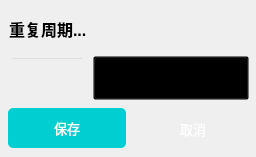
<?xml version="1.0" encoding="UTF-8"?>
<ui version="4.0">
 <class>subrepeat</class>
 <widget class="QWidget" name="subrepeat">
  <property name="geometry">
   <rect>
    <x>0</x>
    <y>0</y>
    <width>256</width>
    <height>157</height>
   </rect>
  </property>
  <property name="windowTitle">
   <string>Form</string>
  </property>
  <widget class="QPushButton" name="SaveButton">
   <property name="geometry">
    <rect>
     <x>8</x>
     <y>108</y>
     <width>118</width>
     <height>40</height>
    </rect>
   </property>
   <property name="styleSheet">
    <string notr="true">QPushButton {
    background-color: #00CED1; /* 按钮背景颜色为蓝绿色 */
    color: white; /* 按钮文字颜色为白色 */
    border: none; /* 无边框 */
    padding: 5px 5px; /* 内边距 */
    font-size: 13px; /* 字体大小 */
    border-radius: 5px; /* 圆角 */
}

QPushButton:hover {
    background-color: #00B2B2; /* 鼠标悬停时背景颜色变深 */
}

QPushButton:pressed {
    background-color: #008C8C; /* 鼠标按下时背景颜色更深 */
}</string>
   </property>
   <property name="text">
    <string>保存</string>
   </property>
  </widget>
  <widget class="QPushButton" name="ConcellButton">
   <property name="geometry">
    <rect>
     <x>134</x>
     <y>109</y>
     <width>118</width>
     <height>39</height>
    </rect>
   </property>
   <property name="styleSheet">
    <string notr="true">QPushButton {

    color: white; /* 按钮文字颜色为白色 */
    border: none; /* 无边框 */
    padding: 5px 5px; /* 内边距 */
    font-size: 13px; /* 字体大小 */
    border-radius: 5px; /* 圆角 */
}

QPushButton:hover {
    background-color: rgba(150, 150, 150, 128);
}

QPushButton:pressed {
    background-color:  rgba(100, 100, 100,128);
}</string>
   </property>
   <property name="text">
    <string>取消</string>
   </property>
  </widget>
  <widget class="QLineEdit" name="lineEdit">
   <property name="geometry">
    <rect>
     <x>10</x>
     <y>57</y>
     <width>74</width>
     <height>41</height>
    </rect>
   </property>
   <property name="styleSheet">
    <string notr="true">background-color: transparent;</string>
   </property>
   <property name="maxLength">
    <number>1</number>
   </property>
  </widget>
  <widget class="QLabel" name="label">
   <property name="geometry">
    <rect>
     <x>9</x>
     <y>9</y>
     <width>101</width>
     <height>39</height>
    </rect>
   </property>
   <property name="font">
    <font>
     <pointsize>12</pointsize>
     <bold>true</bold>
    </font>
   </property>
   <property name="text">
    <string>重复周期...</string>
   </property>
  </widget>
  <widget class="QComboBox" name="comboBox">
   <property name="geometry">
    <rect>
     <x>93</x>
     <y>56</y>
     <width>156</width>
     <height>44</height>
    </rect>
   </property>
   <property name="styleSheet">
    <string notr="true">QComboBox {
    background-color: transparent;
    padding: 0 10px;
    min-height: 30px;
}

QComboBox::drop-down {
    subcontrol-origin: padding;
    subcontrol-position: top right;
    width: 35px;
    border-left: 0px solid #ccc;
}

QComboBox::down-arrow {
    image: url(:/Themes/Assets/down.svg);
    width: 12px;
    height: 12px;
    right: 5px;
}

QComboBox QAbstractItemView {
                background-color: rgba(50,50,50,200);
                border: 0px solid #ccc;
				border-radius: 6px;

            }
QComboBox::item {
                padding: 10px;
				
            }
QComboBox QAbstractItemView::item { min-height: 40px;}

</string>
   </property>
   <property name="currentText">
    <string/>
   </property>
   <property name="sizeAdjustPolicy">
    <enum>QComboBox::SizeAdjustPolicy::AdjustToMinimumContentsLengthWithIcon</enum>
   </property>
  </widget>
 </widget>
 <resources/>
 <connections/>
</ui>
